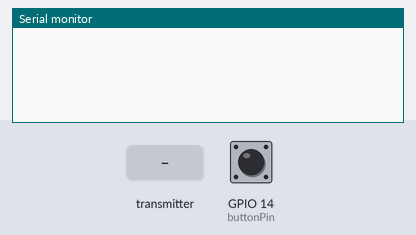
A sketch run on a simulated ESP8266 (NodeMCU). Shown: the last lines printed to the serial monitor. The test bench sets the inputs (shaded band); at power-on: GPIO 14 (buttonPin) LOW. A WiFi scan finds three made-up networks.

Above: at 3.2 s.
3.3 s: GPIO 14 (buttonPin) pulled HIGH for 0.15 s
At 4.4 s:
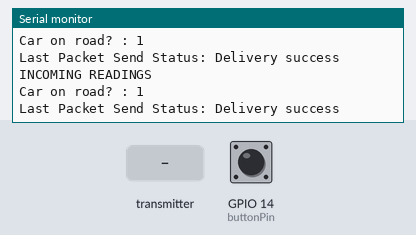
4.9 s: the transmitter starts sending car_on_road_received = 0
At 5.21 s:
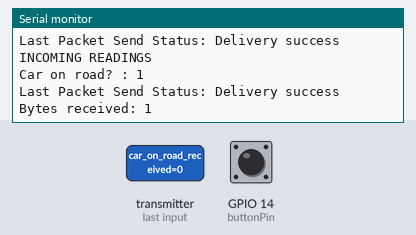
6.9 s: GPIO 14 (buttonPin) pulled HIGH for 1 s
At 7.01 s:
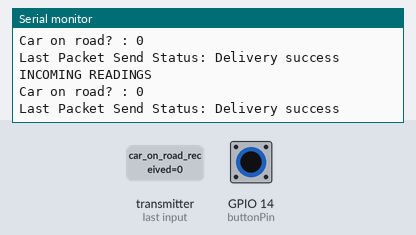

Measured:
- after the input at 3.3 s, the serial monitor: prints a new line at once (image 1)
- after the input at 4.9 s, the serial monitor: prints a new line at once (image 2)
- after the input at 6.9 s, the serial monitor: prints a new line at once (image 3)

The sketch:

ESP_with_button.ino
```cpp
/*
  Code for ESP that is a server and sends buttonpress data to other ESPs and receives radar data from them.
*/

#include <ESP8266WiFi.h>
#include <espnow.h>
//#include "esp_wifi_types.h"

// REPLACE WITH THE MAC Address of your receiver . Board 3 (with sensor on left side road)
uint8_t MAC_of_ESP_leftSide_road[] = {0xC8, 0xC9, 0xA3, 0x5D, 0xA6, 0xFC};
// 24:A1:60:2C:37:C5
//uint8_t MAC_of_ESP_repeater_rightside[] = {0x24, 0xA1, 0x60, 0x2C, 0x37, 0xC5};

constexpr char WIFI_SSID[] = "TEST Looking for Job";

// constants won't change. They're used here to set pin numbers:
const int buttonPin = 14;     // the number of the pushbutton pin. D5 on node12E
//const int ledPin =  5;      // the number of the LED pin. D1 on node12E

// Define variables to be sent to other ESPs
int button_state = 0;

// Define variables to store incoming readings. Must match the receiver structure
bool car_on_road_received = true; // set as true for safety
int rssi; // received signal strength
// Test variable
//bool array_sensor_readings[36];

// Variable to store if sending data was successful
String success;

// Callback when data is sent
void OnDataSent(uint8_t *mac_addr, uint8_t sendStatus) {
  Serial.print("Last Packet Send Status: ");
  if (sendStatus == 0){
    Serial.println("Delivery success");
  }
  else{
    Serial.println("Delivery fail");
    car_on_road_received = true; // reset as true for safety
  }
}

// Callback when data is received
void OnDataRecv(uint8_t * mac, uint8_t *incomingData, uint8_t len) {
  memcpy(&car_on_road_received, incomingData, sizeof(car_on_road_received));

//  memcpy(&array_sensor_readings, incomingData, sizeof(array_sensor_readings));
  Serial.print("Bytes received: "); // It shows 4 bytes - correct for int data type. But I want to receive sensor data only when button pressed
  Serial.println(len);
}

int32_t getWiFiChannel(const char *ssid) {
  if (int32_t n = WiFi.scanNetworks()) {
    for (uint8_t i=0; i<n; i++) {
      if (!strcmp(ssid, WiFi.SSID(i).c_str())) {
        return WiFi.channel(i);
      }
    }
  }
  return 0;
}

void printIncomingReadings(){
  // Display Readings in Serial Monitor
  Serial.println("INCOMING READINGS");
  Serial.print("Car on road? : ");
  Serial.println(car_on_road_received);

//  Serial.print("RSSI: "); Serial.println(rssi);
//  int ii = 0;
//  for (ii = 0; ii< 36; ii++){
//    Serial.print(ii);
//    Serial.print(": ");
//    Serial.println(array_sensor_readings[ii]);
//  }
//  Serial.println("END of READINGS");
}

void setup() {
  // Init Serial Monitor
  Serial.begin(115200);

  // Set device as a Wi-Fi Station
  WiFi.mode(WIFI_STA);
  int32_t channel = getWiFiChannel(WIFI_SSID);
//  int32_t channel = getWiFiChannel(WIFI_SSID_home_router);

  WiFi.printDiag(Serial); // Uncomment to verify channel number before
  wifi_promiscuous_enable(1);
  wifi_set_channel(channel);
  wifi_promiscuous_enable(0);
  WiFi.printDiag(Serial); // Uncomment to verify channel change after

  WiFi.disconnect();

  // Init ESP-NOW
  if (esp_now_init() != 0) {
    Serial.println("Error initializing ESP-NOW");
    return;
  }

  // Set ESP-NOW Role
  esp_now_set_self_role(ESP_NOW_ROLE_COMBO);

  // Once ESPNow is successfully Init, we will register for Send CB to
  // get the status of Trasnmitted packet
  esp_now_register_send_cb(OnDataSent);

  // Register peer
  esp_now_add_peer(MAC_of_ESP_leftSide_road, ESP_NOW_ROLE_COMBO, channel, NULL, 0);

  // Register for a callback function that will be called when data is received
  esp_now_register_recv_cb(OnDataRecv);


  // initialize the pushbutton pin as an input:
  pinMode(buttonPin, INPUT);
  // initialize the LED pin as an output:
//  pinMode(ledPin, OUTPUT);
}

void loop() {
  button_state = digitalRead(buttonPin);
  if (button_state == 1) {
    // Send message via ESP-NOW
    // @attention 2. If peer_addr is NULL, send data to all of the peers that are added to the peer list
    esp_now_send(MAC_of_ESP_leftSide_road, (uint8_t *) &button_state, sizeof(button_state));

    // Print incoming readings
    printIncomingReadings();
    delay(100); // so that this ESP sends only at button trigger, not On.
    button_state = 0;
  }
//  delay(1000); // Wasn't working because I was pressing the button when the program was working on delay function.
// FOR NEXT TIME, when delivery Fail, reset the last received distance value.
}
```
